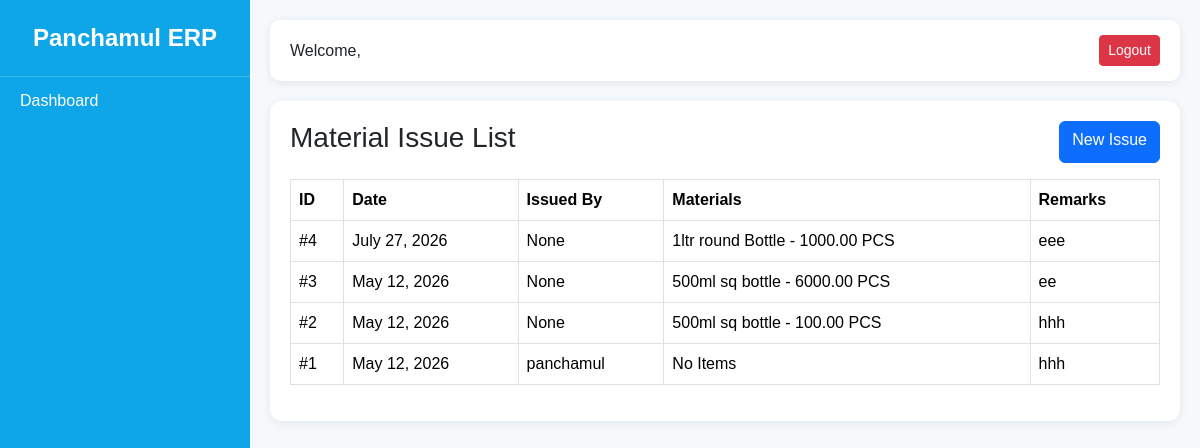
The app's page /inventory/issues/ with its own data.
### inventory/models.py (models this page shows, shortened)
class MaterialIssue(models.Model):
    issue_date = models.DateField()
    remarks = models.TextField(
        blank=True,
        null=True
    )
    issued_by = models.ForeignKey(
        'accounts.User',
        on_delete=models.SET_NULL,
        null=True
    )
    created_at = models.DateTimeField(
        auto_now_add=True
    )

class MaterialIssueItem(models.Model):
    issue = models.ForeignKey(
        MaterialIssue,
        on_delete=models.CASCADE,
        related_name='items'
    )
    raw_material = models.ForeignKey(
        RawMaterial,
        on_delete=models.CASCADE
    )
    quantity = models.DecimalField(
        max_digits=12,
        decimal_places=2
    )

class RawMaterial(models.Model):
    UNIT_CHOICES = (
        ('PCS', 'Pieces'),
        ('KG', 'Kilogram'),
        ('ROLL', 'Roll'),
        ('LTR', 'Liter'),
    )
    name = models.CharField(
        max_length=200
    )
    unit = models.CharField(
        max_length=20,
        choices=UNIT_CHOICES
    )
    current_stock = models.DecimalField(
        max_digits=12,
        decimal_places=2,
        default=0
    )
    minimum_stock = models.DecimalField(
        max_digits=12,
        decimal_places=2,
        default=0
    )
    is_active = models.BooleanField(
        default=True
    )
    created_at = models.DateTimeField(
        auto_now_add=True
    )

### accounts/models.py (models this page shows)
class User(AbstractUser):
    ROLE_CHOICES = (
        ('SUPER_ADMIN', 'Super Admin'),
        ('COMPANY_STAFF', 'Company Staff'),
        ('DEALER_ADMIN', 'Dealer Admin'),
        ('DEALER_STAFF', 'Dealer Staff'),
    )
    role = models.CharField(
        max_length=20,
        choices=ROLE_CHOICES
    )
    phone = models.CharField(
        max_length=20,
        blank=True,
        null=True
    )
    is_active_user = models.BooleanField(
        default=True
    )
    def __str__(self):
        return self.username

### inventory/views.py (the view)
def issue_list(request):
    issues = MaterialIssue.objects.prefetch_related(
        'items',
        'items__raw_material'
    ).order_by('-id')
    return render(
        request,
        'inventory/issue_list.html',
        {
            'issues': issues
        }
    )

### accounts/context_processors.py (called while the page is built)
def user_permissions(request):
    permissions = {}
    if request.user.is_authenticated:
        perms = ModulePermission.objects.filter(
            user=request.user
        )
        for p in perms:
            permissions[p.module] = p
    return {
        'user_permissions': permissions
    }

### templates/inventory/issue_list.html
{% extends 'dashboard/base.html' %}
{% block content %}
<div class="card-box">
    <div class="d-flex justify-content-between mb-3">
        <h3>Material Issue List</h3>
        <a href="{% url 'issue_create' %}"
           class="btn btn-primary">
            New Issue
        </a>
    </div>
    <table class="table table-bordered">
        <thead>
            <tr>
                <th>ID</th>
                <th>Date</th>
                <th>Issued By</th>
                <th>Materials</th>
                <th>Remarks</th>
            </tr>
        </thead>
        <tbody>
            {% for issue in issues %}
            <tr>
                <td>
                    #{{ issue.id }}
                </td>
                <td>
                    {{ issue.issue_date }}
                </td>
                <td>
                    {{ issue.issued_by }}
                </td>
                <td>
                    {% for item in issue.items.all %}
                        <div>
                            {{ item.raw_material.name }}
                            -
                            {{ item.quantity }}
                            {{ item.raw_material.unit }}
                        </div>
                    {% empty %}
                        No Items
                    {% endfor %}
                </td>
                <td>
                    {{ issue.remarks }}
                </td>
            </tr>
            {% empty %}
            <tr>
                <td colspan="5" class="text-center">
                    No Material Issues Found
                </td>
            </tr>
            {% endfor %}
        </tbody>
    </table>
</div>
{% endblock %}

### templates/dashboard/base.html (style rules this page uses)
body { margin:0; background:#f5f9fc; font-family: Arial, sans-serif; }
.card-box { background:white; padding:20px; border-radius:12px; box-shadow:0 2px 10px rgba(0,0,0,.08); margin-bottom:20px; }

### records on screen
MaterialIssue: id "4", issue_date "July 27, 2026", issued_by "None", remarks "eee"
MaterialIssueItem: raw_material.name "1ltr round Bottle", quantity "1000.00", raw_material.unit "PCS"
MaterialIssue: id "3", issue_date "May 12, 2026", issued_by "None", remarks "ee"
MaterialIssueItem: raw_material.name "500ml sq bottle", quantity "6000.00", raw_material.unit "PCS"
MaterialIssue: id "2", issue_date "May 12, 2026", issued_by "None", remarks "hhh"
MaterialIssueItem: raw_material.name "500ml sq bottle", quantity "100.00", raw_material.unit "PCS"
MaterialIssue: id "1", issue_date "May 12, 2026", issued_by "panchamul", remarks "hhh"
